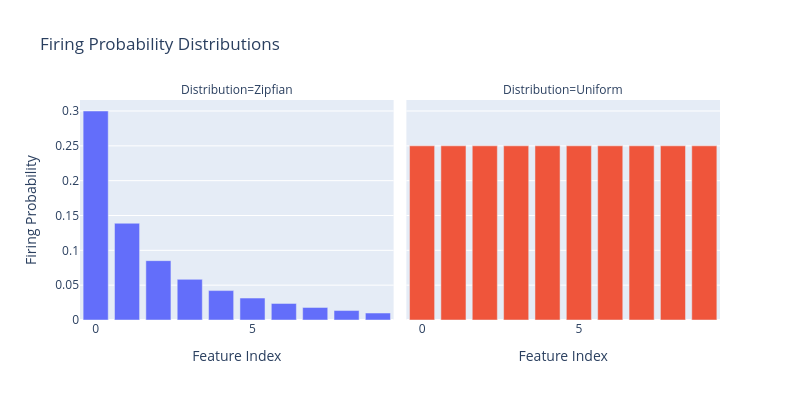

Write notebook code for a chart like this one.
### Markdown cell above
## Cell 25: Realistic Firing Probabilities

So far, each feature fires with equal probability. In real neural networks, features typically follow a power-law (Zipfian) distribution where a few features fire frequently and most fire rarely. We can simulate this with the `zipfian_firing_probabilities` helper:

### Code cell
import plotly.express as px
import pandas as pd
from sae_lens.synthetic import zipfian_firing_probabilities

# Create Zipfian firing probabilities
zipf_probs = zipfian_firing_probabilities(
    num_features=num_features,
    exponent=1.0,  # Higher = steeper dropoff
    max_prob=0.3,  # Most frequent feature fires 30% of the time
    min_prob=0.01,  # Least frequent feature fires 1% of the time
)

# Create a DataFrame for plotting
df = pd.DataFrame(
    {
        "Feature Index": list(range(num_features)) * 2,
        "Firing Probability": list(zipf_probs.numpy()) + list(firing_probs.numpy()),
        "Distribution": ["Zipfian"] * num_features + ["Uniform"] * num_features,
    }
)

# Create side-by-side bar charts using plotly express
fig = px.bar(
    df,
    x="Feature Index",
    y="Firing Probability",
    facet_col="Distribution",
    color="Distribution",
    color_discrete_map={"Zipfian": "#636EFA", "Uniform": "#EF553B"},
    title="Firing Probability Distributions",
    height=400,
    width=800,
)
fig.update_layout(showlegend=False)
fig.show()

print(
    f"Zipfian: max={zipf_probs.max():.3f}, min={zipf_probs.min():.3f}, mean={zipf_probs.mean():.3f}"
)

### Figure 1 — Plotly figure (JSON) as saved in the notebook; plotly's stock layout.template omitted (floating-point values rounded to 4 significant figures)
{"data": [{"hovertemplate": "Distribution=Zipfian<br>Feature Index=%{x}<br>Firing Probability=%{y}<extra></extra>", "legendgroup": "Zipfian", "marker": {"color": "#636EFA", "pattern": {"shape": ""}}, "name": "Zipfian", "orientation": "v", "showlegend": true, "textposition": "auto", "type": "bar", "x": [0, 1, 2, 3, 4, 5, 6, 7, 8, 9], "xaxis": "x", "y": [0.3, 0.1389, 0.08519, 0.05833, 0.04222, 0.03148, 0.02381, 0.01806, 0.01358, 0.01], "yaxis": "y"}, {"hovertemplate": "Distribution=Uniform<br>Feature Index=%{x}<br>Firing Probability=%{y}<extra></extra>", "legendgroup": "Uniform", "marker": {"color": "#EF553B", "pattern": {"shape": ""}}, "name": "Uniform", "orientation": "v", "showlegend": true, "textposition": "auto", "type": "bar", "x": [0, 1, 2, 3, 4, 5, 6, 7, 8, 9], "xaxis": "x2", "y": [0.25, 0.25, 0.25, 0.25, 0.25, 0.25, 0.25, 0.25, 0.25, 0.25], "yaxis": "y2"}], "layout": {"annotations": [{"font": {}, "showarrow": false, "text": "Distribution=Zipfian", "x": 0.245, "xanchor": "center", "xref": "paper", "y": 1.0, "yanchor": "bottom", "yref": "paper"}, {"font": {}, "showarrow": false, "text": "Distribution=Uniform", "x": 0.755, "xanchor": "center", "xref": "paper", "y": 1.0, "yanchor": "bottom", "yref": "paper"}], "barmode": "relative", "height": 400, "legend": {"title": {"text": "Distribution"}, "tracegroupgap": 0}, "showlegend": false, "title": {"text": "Firing Probability Distributions"}, "width": 800, "xaxis": {"anchor": "y", "domain": [0.0, 0.49], "title": {"text": "Feature Index"}}, "xaxis2": {"anchor": "y2", "domain": [0.51, 1.0], "matches": "x", "title": {"text": "Feature Index"}}, "yaxis": {"anchor": "x", "domain": [0.0, 1.0], "title": {"text": "Firing Probability"}}, "yaxis2": {"anchor": "x2", "domain": [0.0, 1.0], "matches": "y", "showticklabels": false}}}
